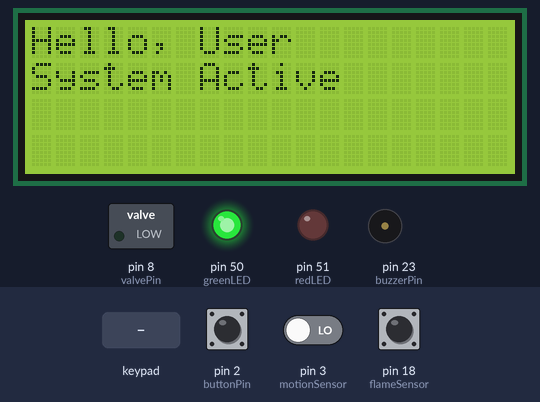
The sketch below on a simulated Arduino Mega 2560, built with avr-gcc and run on an emulated ATmega2560. Shown: 20×4 character LCD, switched loads named in the sketch (green lamp = pin HIGH), output pins drawn as LEDs (lit = HIGH), buzzer (waves = sounding). Dashed ring = blinking. The test bench sets the inputs (shaded band); at power-on: pin 3 (motionSensor) LOW, pin 2 (buttonPin) HIGH, pin 18 (flameSensor) HIGH. What the sketch prints to the serial monitor is not drawn.

Above: at 1.2 s.
1.3 s: pin 3 (motionSensor) driven HIGH
At 1.45 s:
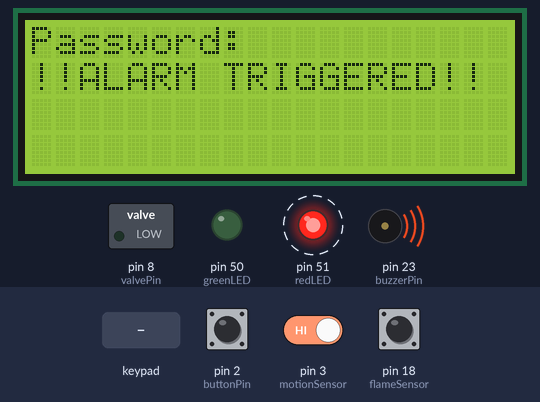
3.5 s: keypad keys 1 3 7 9 # pressed 0.4 s apart
At 4.99 s:
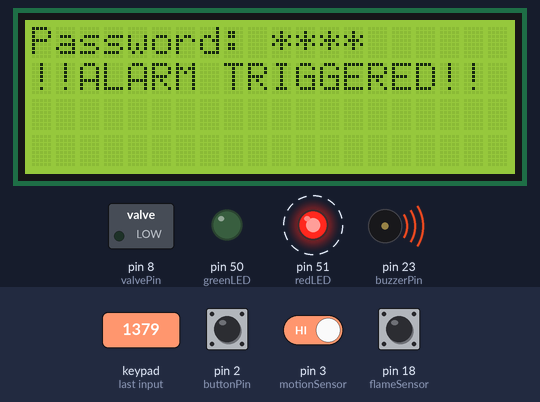
7.0 s: key '1' pressed
At 7.9 s:
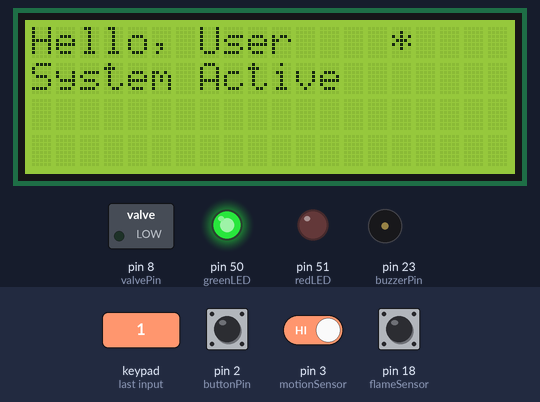
8.5 s: keypad keys 3 0 3 1 3 2 pressed 0.4 s apart
At 11.8 s:
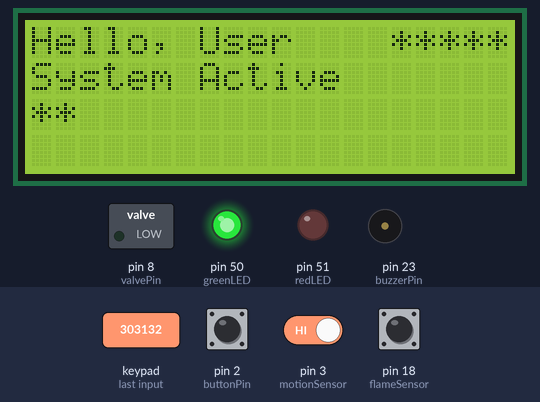
12.4 s: pin 2 (buttonPin) pulled LOW for 0.15 s
At 12.8 s:
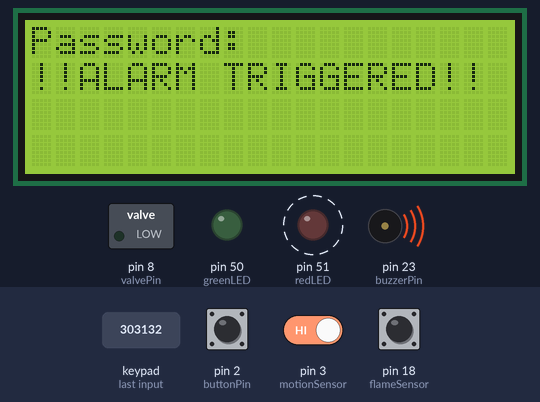
Timing chart, 0 to 14.1 s (numbered marks = the images above; inputs shaded):
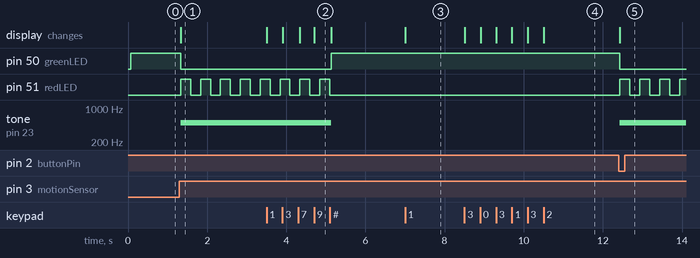

The sketch:

main.ino
```cpp
//initializing sensor, actuator and LED pins
#define buttonPin 2
#define buzzerPin 23
#define greenLED 50
#define redLED 51
#define motionSensor 3
#define flameSensor 18
#define valvePin 8

// including the LCD, keypad, and password libraries
#include <LiquidCrystal_I2C.h>
#include <Keypad.h>
#include <Password.h>

//create the password to be used on the keypad
Password password = Password("1379");

//set the number of rows and columns that are on the keypad
const byte rows = 4;
const byte cols = 3;

//setting up the keypad as it physcially appears
char keys[rows][cols] = {
  {'1', '2', '3'},
  {'4', '5', '6'},
  {'7', '8', '9'},
  {'*', '0', '#'}
};

//setup the row and column pinouts
byte rowPins[rows] = {26, 27, 28, 29};
byte colPins[cols] = {30, 31, 32};

//setup the keypad object
Keypad keypad = Keypad( makeKeymap(keys), rowPins, colPins, rows, cols);

// 0x27 is the address, 20 and 4 are the columns and rows respectively
LiquidCrystal_I2C lcd = LiquidCrystal_I2C(0x27, 20, 4);

//variables used for timing in interrupts
unsigned long ms_from_strobe_start = 0;
unsigned long ms_previous_read_strobe = 0;
unsigned long redLED_interval = 250;
unsigned long ms_from_lcd_start = 0;
unsigned long ms_previous_read_lcd = 0;
unsigned long lcd_interval = 500;
unsigned long valve_interval = 5000;
unsigned long valve_ms_from_start = 0;
unsigned long valve_ms_previous_read = 0;

//variables used for the system to recognize each sensor's state. 0 being off. 1 being on.
int greenLED_state = 0;
int redLED_state = 0;
volatile int alarm_state = 0;
volatile int motion_sensor_1_state = 0;
volatile int flame_sensor_1_state = 0;
volatile int buzzer_1_state = 0;
int alarm_screen_state = 0;
int home_screen_state = 0;

//the column the cursor should start printing the password on the LCD
int password_curs = 10;

void setup() {
  lcd.init();  //initialize the lcd
  lcd.backlight();  //open the backlight

  Serial.begin(9600);

  //set the pin modes for system sensors. INPUT or OUTPUT
  pinMode(buttonPin, INPUT);
  pinMode(buzzerPin, OUTPUT);
  pinMode(motionSensor, INPUT);
  pinMode(greenLED, OUTPUT);
  pinMode(redLED, OUTPUT);
  pinMode(valvePin, OUTPUT);

  //attach ISR's to the systems sensors
  attachInterrupt(digitalPinToInterrupt(buttonPin), buttonISR, FALLING);
  attachInterrupt(digitalPinToInterrupt(motionSensor), motion_sensor_1_ISR, RISING);
  attachInterrupt(digitalPinToInterrupt(flameSensor), flame_sensor_1_ISR, RISING);

  //start with the green LED on
  digitalWrite(greenLED, HIGH);

  //tell the keypad to listen for events
  keypad.addEventListener(keypadEvent);

  //call the display home screen function
  displayHomeScreen();
}

void loop() {

  //the system begins in this state by default
  if(alarm_state == 0){ //no alarm state
    displayHomeScreen();
    greenLED_state = 1;
    redLED_state = 0;
    motion_sensor_1_state = 0;
    flame_sensor_1_state = 0;
    buzzer_1_state = 0;
    digitalWrite(greenLED, greenLED_state);
    digitalWrite(redLED, redLED_state);
    noTone(buzzerPin);
    digitalWrite(valvePin, LOW);
  }
  //an ISR from one of the sensors will put the system into the alarm state
  else{ //turns on buzzer alarm and red strobe LED
    displayAlarmScreen();   //displays the alarm state text onto the LCD
    buzzer_1_state = 1;
    tone(buzzerPin, 500);
    redLEDStrobe(); //strobes the red LED
  }
  keypad.getKey(); //passive function looking for a pressed key on the keypad...only useful when the alarm is on.
}

void redLEDStrobe() { //Flashes redLED
  digitalWrite(greenLED, LOW);
  ms_from_strobe_start = millis();
  if (ms_from_strobe_start - ms_previous_read_strobe > redLED_interval) {  //this IF statement is used to create a strobe interval
    ms_previous_read_strobe = millis();
    if (redLED_state == 0) {
      redLED_state = 1;
    }
    else {
      redLED_state = 0;
    }
    digitalWrite(redLED, redLED_state);
  }
}

void buttonISR() { //PushButton ISR changes alarm state to On or Off
  if (alarm_state == 0){
    alarm_state = 1;
  }
  else {
    alarm_state = 0;
  }
}

void motion_sensor_1_ISR(){ //triggered on motion, raises alarm
  motion_sensor_1_state = 1;
  Serial.println("Motion Sensor Triggered");
  if (alarm_state == 0){
    alarm_state = 1;
  }
}

void flame_sensor_1_ISR() { //triggered on flame, raises alarm and dispenses water
      flame_sensor_1_state = 1;
      alarm_state = 1;
      digitalWrite(valvePin, HIGH);  //opens valve
  }

void displayHomeScreen(){  //displays the home screen text "Hello, USer. System Active"

  if (home_screen_state == 0)
      {
      lcd.clear();
      lcd.setCursor ( 0, 0 );
      lcd.print("Hello, User");
      lcd.setCursor ( 0, 1 );
      lcd.print("System Active");
      home_screen_state = 1;
      alarm_screen_state = 0;
      }
    }

void displayAlarmScreen(){  //displays the alarm screen text "Password:    !!Alarm Triggered!!"
  if (alarm_screen_state == 0)
    {
    lcd.clear();
    lcd.setCursor(0,0);
    lcd.print("Password: ");
    lcd.setCursor ( 0, 1 );
    lcd.print("!!ALARM TRIGGERED!!");
    alarm_screen_state = 1;
    home_screen_state = 0;
    }
  }

void keypadEvent(KeypadEvent key){  //gets called when a keypad is pressed
  switch (keypad.getState()){
  case PRESSED: //when keypad is pressed, increment the cursor position on the LCD and continue to the next switch
  lcd.setCursor((password_curs++),0);
  switch (key){
    case '#':    //if the '#' symbol is pressed, check if the entered password is correct
    checkPassword();
    break;

    case '*':   //if the '*' symbole is pressed, reset the password attempt
    password.reset();
    break;

    default:    //if any other key is pressed, add the key to the password attempt and print a '*' in the current LCD cursor position
    password.append(key);
    lcd.print("*");
  }
  }
}

void checkPassword() { //function that is called to check if the entered password attempt is correct
  if (password.evaluate()){ //if password attempt is correct, turn off the alarm and reset the password attempt
    alarm_state = 0;
    password.reset();
  }
  else {
    password.reset(); //if password attempt is incorrect, reset the password attempt
  }
}
```

Measured:
- after the input at 1.3 s, pin 50 (greenLED): HIGH → LOW at once; pin 51 (redLED): alternates HIGH for 0.25 s and LOW for 0.25 s, starting at once; tone on pin 23 (buzzerPin): silent → 500 Hz at once; the display: changes at once (image 1)
- after the input at 3.5 s, pin 50 (greenLED): LOW → HIGH after 1.6 s; pin 51 (redLED): goes on until 5.1 s, then stays LOW; tone on pin 23 (buzzerPin): 500 Hz → silent after 1.6 s; the display: first changes at once (image 2 shows a later state)
- after the input at 7.0 s, the display: changes at once (image 3)
- after the input at 8.5 s, the display: first changes at once (image 4 shows a later state)
- after the input at 12.4 s, pin 50 (greenLED): HIGH → LOW at once; pin 51 (redLED): alternates HIGH for 0.25 s and LOW for 0.25 s, starting at once; tone on pin 23 (buzzerPin): silent → 500 Hz at once; the display: changes at once (image 5)
